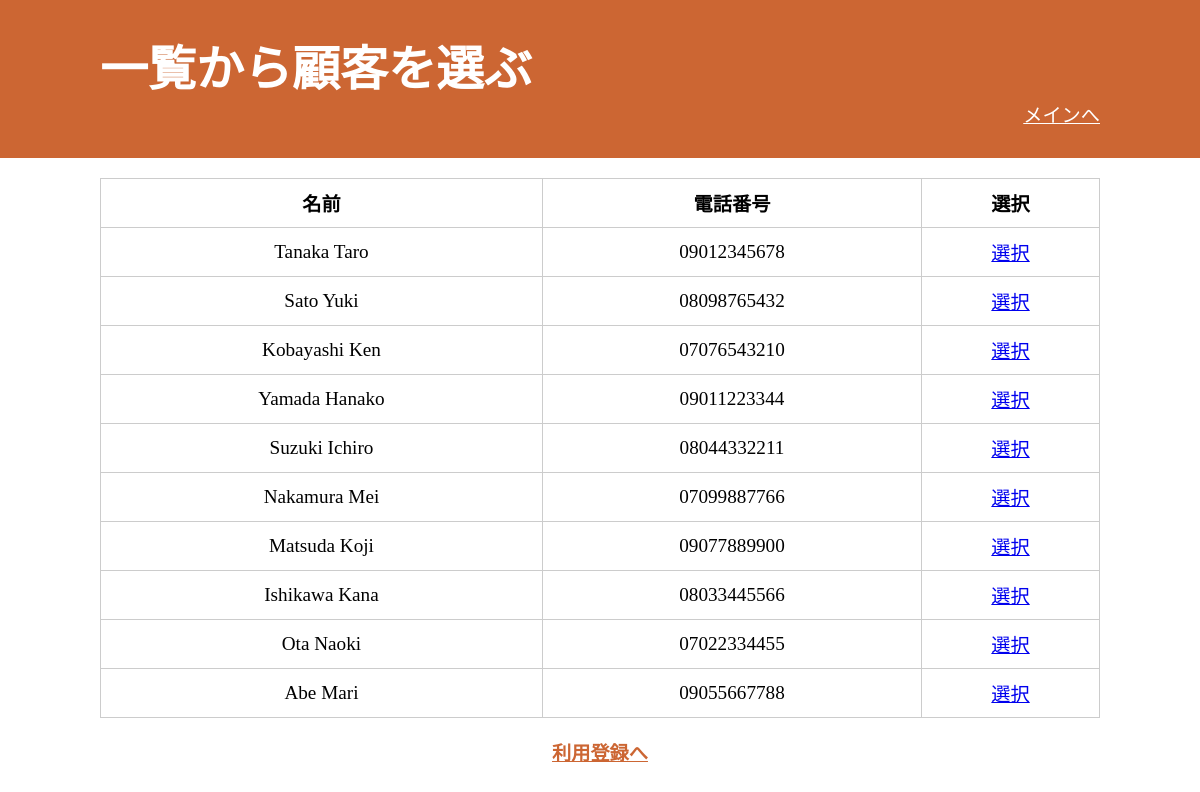
/view_customer.php (signed in), run on the app's committed database.
### tables this page shows
CREATE TABLE customers (
    customer_id INT AUTO_INCREMENT PRIMARY KEY,
    customer_name VARCHAR(100) NOT NULL,
    customer_mail VARCHAR(100) UNIQUE,
    customer_number VARCHAR(15) UNIQUE,
    customer_zipcode INT(7) NOT NULL,
    address VARCHAR(255) NOT NULL
);

### includes/functions.php (called while the page is built, shortened)
<?php
function xss($data) {
    return htmlspecialchars(trim($data), ENT_QUOTES, 'UTF-8');
}
?>

### public/view_customer.php (the view, shortened to what this page needs)
<?php
require_once(__DIR__ . '/session_check.php');
require_once(__DIR__ . '/../includes/functions.php');
try {
    $stmt = $pdo->query("SELECT customer_id, customer_name, customer_number FROM customers ORDER BY customer_id");
    $customers = $stmt->fetchAll(PDO::FETCH_ASSOC);
} catch (PDOException $e) {
    $message = "顧客リストを取得できませんでした" . $e->getMessage();
}
?>
<!DOCTYPE html>
<html lang="ja">
<head>
    <link rel="stylesheet" href="assets/css/style.css">
</head>
<body>
<header>
    <h1>一覧から顧客を選ぶ</h1>
    <nav>
        <ul>
            <li><a href="main.php">メインへ</a></li>
        </ul>
    </nav>
</header>
<main>
    <?php if (!empty($customers)): ?>
        <table class="history_table">
            <thead>
                <tr>
                    <th>名前</th>
                    <th>電話番号</th>
                    <th>選択</th>
                </tr>
            </thead>
            <tbody>
                <?php foreach ($customers as $customer): ?>
                    <tr>
                        <td><?= xss($customer['customer_name']) ?></td>
                        <td><?= xss($customer['customer_number']) ?></td>
                        <td>
                            <a href="select_pet.php?customer_id=<?= $customer['customer_id'] ?>" class="mypage_btn">
                               選択
                            </a>
                        </td>
                    </tr>
                <?php endforeach; ?>
            </tbody>
        </table>
    <?php else: ?>
        <p>登録された顧客が見つかりません。</p>
    <?php endif; ?>
    <div class="link">
        <a href="select_customer.php">利用登録へ</a>
    </div>
</main>
</body>
</html>

### public/assets/css/style.css (style rules this page uses)
* { margin: 0; padding: 0; list-style: none; font-size: 100%; border: none; }
*, *::before, *::after { box-sizing: border-box; }
html { font-size: 1.2rem; }
header { width: 100%; height: 30%; padding: 30px 100px; background-color: #CC6633; }
header h1 { font-size: 2.5rem; color: #FFFFFF; }
header nav { text-align: right; }
header li a { color: #FFFFFF; }
main { height: 60%; padding-top: 20px; padding-bottom: 40px; }
table, th, td { border: 1px solid; margin: 0 auto; }
.link { text-align: center; margin-top: 20px; }
.link a { color: #CC6633; font-weight: bold; padding: 10px 20px; }
.mypage_btn { margin: 40px 0; width: 250px; height: 80px; cursor: pointer; }
.history_table { width: 100%; max-width: 1000px; border-collapse: collapse; margin: 0 auto; background-color: white; table-layout: auto; }
.history_table th, .history_table td { padding: 10px; border: 1px solid #ccc; text-align: center; white-space: nowrap; }

### data on the page
customers: customer_name "Tanaka Taro", customer_number "09012345678"
customers: customer_name "Sato Yuki", customer_number "08098765432"
customers: customer_name "Kobayashi Ken", customer_number "07076543210"
customers: customer_name "Yamada Hanako", customer_number "09011223344"
customers: customer_name "Suzuki Ichiro", customer_number "08044332211"
customers: customer_name "Nakamura Mei", customer_number "07099887766"
customers: customer_name "Matsuda Koji", customer_number "09077889900"
customers: customer_name "Ishikawa Kana", customer_number "08033445566"
customers: customer_name "Ota Naoki", customer_number "07022334455"
customers: customer_name "Abe Mari", customer_number "09055667788"
